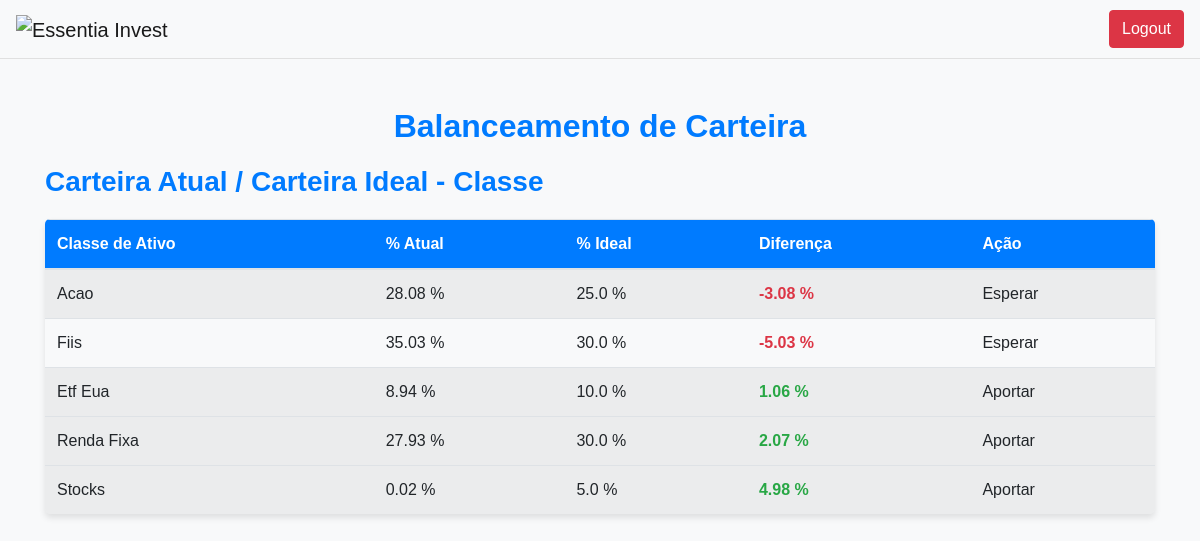
Before: /balanceamento_carteira (signed in) with the older database file.
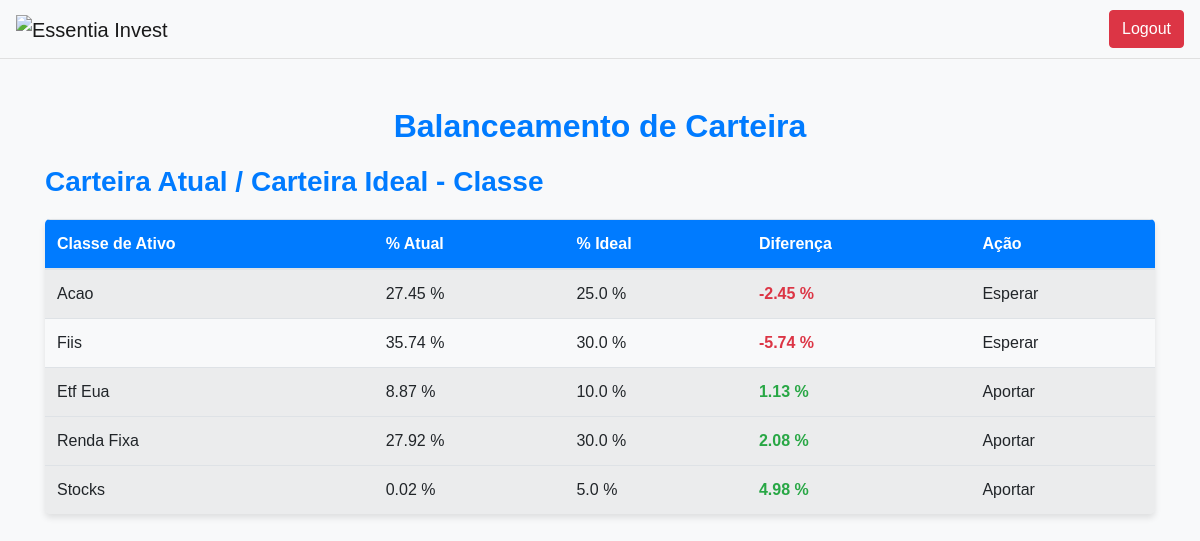
After: the same page with the newer database file.
### tables this page shows
CREATE TABLE ativos_carteira_ideal (
            id INTEGER PRIMARY KEY AUTOINCREMENT,
            user_id INTEGER NOT NULL,
            classe_ativo TEXT NOT NULL,
            nome_ativo TEXT NOT NULL,
            nota_ativo REAL NOT NULL, preco_atual REAL, lpa REAL, vpa REAL,
            FOREIGN KEY(user_id) REFERENCES users(id)
        );

CREATE TABLE carteira_ideal (
            id INTEGER PRIMARY KEY AUTOINCREMENT,
            user_id INTEGER NOT NULL,
            classe_ativo TEXT NOT NULL,
            porcentagem REAL NOT NULL, dividendo_desejado REAL,
            FOREIGN KEY(user_id) REFERENCES users(id)
        );

### app.py (the view)
@app.route('/balanceamento_carteira', methods=['GET', 'POST'])
@autenticacao_service.login_required
def balanceamento_carteira():
    return balanceamento_carteira_service.consulta_balanceamento_carteira(session)

### repository/carteira_ideal_repository.py (called while the page is built)
def consulta_porcentagem(user_id, classe_ativo):
    conn, cursor = db_repository.inicializa_conexao_db()
    cursor.execute('SELECT porcentagem FROM carteira_ideal WHERE user_id = ? AND classe_ativo = ?', (user_id, classe_ativo))
    porcentagem_existente = cursor.fetchone()
    conn.close()
    return porcentagem_existente

def consulta_ativos_carteira(user_id):
    conn, cursor = db_repository.inicializa_conexao_db()
    cursor.execute('SELECT classe_ativo, nome_ativo, nota_ativo, preco_atual FROM ativos_carteira_ideal WHERE user_id = ?', (user_id,))
    ativos = cursor.fetchall()
    conn.close()
    return ativos

### repository/db_repository.py (called while the page is built)
def inicializa_conexao_db():
    conn = sqlite3.connect('database.db')
    cursor = conn.cursor()
    return conn, cursor

### repository/transacao_repository.py (called while the page is built)
def consulta_transacoes_ativo(user_id, ticket):
    conn, cursor = db_repository.inicializa_conexao_db()
    cursor.execute('SELECT operacao, quantidade, preco_unitario FROM  transacao WHERE user_id = ? AND  codigo_ativo = ?', (user_id, ticket))
    transacoes = cursor.fetchall()
    conn.close()
    return transacoes

### service/autenticacao_service.py (called while the page is built)
def login_required(f):
    @wraps(f)
    def decorated_function(*args, **kwargs):
        if not session.get('logged_in'):
            flash('Você precisa estar logado para acessar esta página.', 'danger')
            return redirect(url_for('login'))
        return f(*args, **kwargs)
    return decorated_function

### service/balanceamento_carteira_service.py (called while the page is built)
def consulta_balanceamento_carteira(session):
    user_id = session['user_id']
    ativos_carteira = carteira_ideal_repository.consulta_ativos_carteira(user_id)
    ativos_por_classe = agrupar_ativos_por_classe(ativos_carteira)
    dados_ativos, total_patrimonio, consolidado_classe = calcular_total_ativos(user_id, ativos_por_classe)
    consolidado_classe = calcular_balanceamento_classe(user_id, consolidado_classe, total_patrimonio)
    soma_total_notas = sum(dados['total_notas'] for dados in consolidado_classe.values())
    dados_ativos = calcular_balanceamento_individual(dados_ativos, consolidado_classe, soma_total_notas, total_patrimonio)
    return render_template('balanceamento_carteira.html', dados_ativos=dados_ativos, consolidado_classe=consolidado_classe)

def agrupar_ativos_por_classe(ativos_carteira):
    ativos_por_classe = {}
    for ativo in ativos_carteira:
        classe = ativo[0]
        if classe not in ativos_por_classe:
            ativos_por_classe[classe] = []
        ativos_por_classe[classe].append(ativo)
    return ativos_por_classe

### templates/balanceamento_carteira.html (shortened to what this page needs)
<!DOCTYPE html>
<html lang="pt-BR">
<head>
    <link rel="stylesheet" href="https://stackpath.bootstrapcdn.com/bootstrap/4.5.2/css/bootstrap.min.css">
    <link rel="stylesheet" href="../static/css/balanceamento_carteira/styles.css">
</head>
<body>
    <header class="header">
        <nav class="navbar navbar-expand-lg navbar-light bg-light">
            <a class="navbar-brand" href="#"><img src="{{ url_for('static', filename='img/logo.png') }}" alt="Essentia Invest" height="40"></a>
            <div class="ml-auto">
                <a href="{{ url_for('logout') }}" class="btn btn-danger">Logout</a>
            </div>
        </nav>
    </header>
    <div class="container mt-5">
        <h2 class="text-center">Balanceamento de Carteira</h2>
        <h3>Carteira Atual / Carteira Ideal - Classe</h3>
        <table class="table table-striped">
            <thead>
                <tr>
                    <th>Classe de Ativo</th>
                    <th>% Atual</th>
                    <th>% Ideal</th>
                    <th>Diferença</th>
                    <th>Ação</th>
                </tr>
            </thead>
            <tbody>
                {% for classe, dados in consolidado_classe.items() %}
                <tr
                    {% if dados.necessidade_aporte == 'Aportar' %}
                        data-toggle="collapse"
                        data-target="#collapse-{{ loop.index }}"
                        aria-expanded="false"
                        aria-controls="collapse-{{ loop.index }}"
                        class="table-row-expandable"
                    {% else %}
                        class="table-row-modal" data-toggle="modal" data-target="#modal-aviso"
                    {% endif %}
                >
                    <td>{{ classe.replace('_', ' ').title() }}</td>
                    <td>{{ dados.porcentagem_atual }} %</td>
                    <td>{{ dados.porcentagem_ideal }} %</td>
                    <td class="font-weight-bold {% if dados.diferenca_aporte < 0 %}text-danger{% elif dados.diferenca_aporte > 0 %}text-success{% endif %}">
                        {{ dados.diferenca_aporte }} %
                    </td>
                    <td>{{ dados.necessidade_aporte }}</td>
                </tr>
                {% endfor %}
            </tbody>
        </table>
    </div>
</body>
</html>

### static/css/balanceamento_carteira/styles.css (style rules this page uses)
body { background-color: #f8f9fa; color: #343a40; font-family: 'Arial', sans-serif; }
.header { background-color: #ffffff; border-bottom: 1px solid #e0e0e0; }
h2, h3 { color: #007bff; margin-bottom: 20px; font-weight: bold; }
.table { border-radius: 5px; overflow: hidden; box-shadow: 0 4px 6px rgba(0, 0, 0, 0.1); }
.table thead { background-color: #007bff; color: white; }
.table td, .table th { vertical-align: middle; }
.text-danger { color: #dc3545 !important; }
.text-success { color: #28a745 !important; }

Changed rows visible on the page:
changed ativos_carteira_ideal "Acao": porcentagem_atual "28.08" → "27.45"; diferenca_aporte "-3.08" → "-2.45"
changed ativos_carteira_ideal "Fiis": porcentagem_atual "35.03" → "35.74"; diferenca_aporte "-5.03" → "-5.74"
changed ativos_carteira_ideal "Etf Eua": porcentagem_atual "8.94" → "8.87"; diferenca_aporte "1.06" → "1.13"
computed for ativos_carteira_ideal "Renda Fixa": porcentagem_atual "27.93" → "27.92"; diferenca_aporte "2.07" → "2.08"
